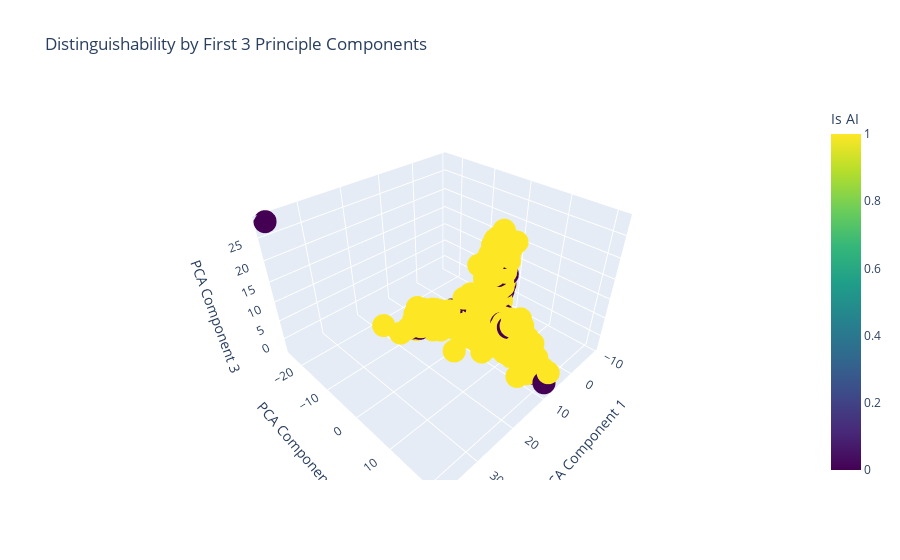

The notebook cell saved with this chart:
### Code cell
pca_df = pd.DataFrame(X_train_pca[:, :3], columns=['PCA Component 1', 'PCA Component 2', 'PCA Component 3'])
pca_df['Is_AI'] = y_train.values
fig = px.scatter_3d(pca_df, 
                    x='PCA Component 1', 
                    y='PCA Component 2', 
                    z='PCA Component 3', 
                    color='Is_AI', 
                    color_continuous_scale='viridis',
                    title="Distinguishability by First 3 Principle Components",
                    labels={'Is_AI': 'Is AI'}
                   )
fig.show()
pio.write_json(fig, "pca_plot.json")

### Figure 1 — Plotly figure (JSON) as saved in the notebook; plotly's stock layout.template omitted (floating-point values rounded to 4 significant figures; data arrays with more than 128 entries replaced by an {"elided": "..."} marker saying what was removed)
{"data": [{"hovertemplate": "PCA Component 1=%{x}<br>PCA Component 2=%{y}<br>PCA Component 3=%{z}<br>Is AI=%{marker.color}<extra></extra>", "legendgroup": "", "marker": {"color": {"elided": "3188 int values"}, "coloraxis": "coloraxis", "symbol": "circle"}, "mode": "markers", "name": "", "scene": "scene", "showlegend": false, "type": "scatter3d", "x": {"elided": "3188 float values"}, "y": {"elided": "3188 float values"}, "z": {"elided": "3188 float values"}}], "layout": {"coloraxis": {"colorbar": {"title": {"text": "Is AI"}}, "colorscale": [[0, "#440154"], [0.1111, "#482878"], [0.2222, "#3e4989"], [0.3333, "#31688e"], [0.4444, "#26828e"], [0.5556, "#1f9e89"], [0.6667, "#35b779"], [0.7778, "#6ece58"], [0.8889, "#b5de2b"], [1, "#fde725"]]}, "legend": {"tracegroupgap": 0}, "scene": {"domain": {"x": [0, 1], "y": [0, 1]}, "xaxis": {"title": {"text": "PCA Component 1"}}, "yaxis": {"title": {"text": "PCA Component 2"}}, "zaxis": {"title": {"text": "PCA Component 3"}}}, "title": {"text": "Distinguishability by First 3 Principle Components"}}}
